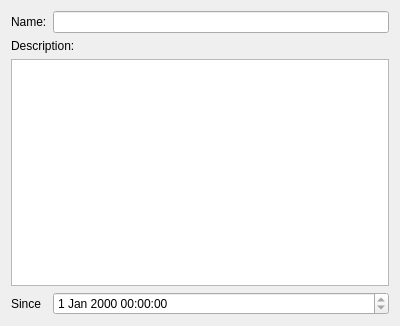
<?xml version="1.0" encoding="UTF-8"?>
<ui version="4.0">
 <class>Systemus::SecureDataEdit</class>
 <widget class="QWidget" name="Systemus::SecureDataEdit">
  <property name="geometry">
   <rect>
    <x>0</x>
    <y>0</y>
    <width>400</width>
    <height>326</height>
   </rect>
  </property>
  <property name="windowTitle">
   <string>Secure Data</string>
  </property>
  <layout class="QFormLayout" name="formLayout">
   <item row="0" column="0">
    <widget class="QLabel" name="nameLabel">
     <property name="text">
      <string>Name:</string>
     </property>
    </widget>
   </item>
   <item row="0" column="1">
    <widget class="QLineEdit" name="nameInput">
     <property name="maxLength">
      <number>30</number>
     </property>
    </widget>
   </item>
   <item row="1" column="0" colspan="2">
    <widget class="QLabel" name="descriptionLabel">
     <property name="text">
      <string>Description:</string>
     </property>
    </widget>
   </item>
   <item row="2" column="0" colspan="2">
    <widget class="QPlainTextEdit" name="descriptionInput"/>
   </item>
   <item row="3" column="0">
    <widget class="QLabel" name="sinceLabel">
     <property name="text">
      <string>Since</string>
     </property>
    </widget>
   </item>
   <item row="3" column="1">
    <widget class="QDateTimeEdit" name="sinceInput">
     <property name="readOnly">
      <bool>true</bool>
     </property>
    </widget>
   </item>
  </layout>
 </widget>
 <resources/>
 <connections/>
</ui>
